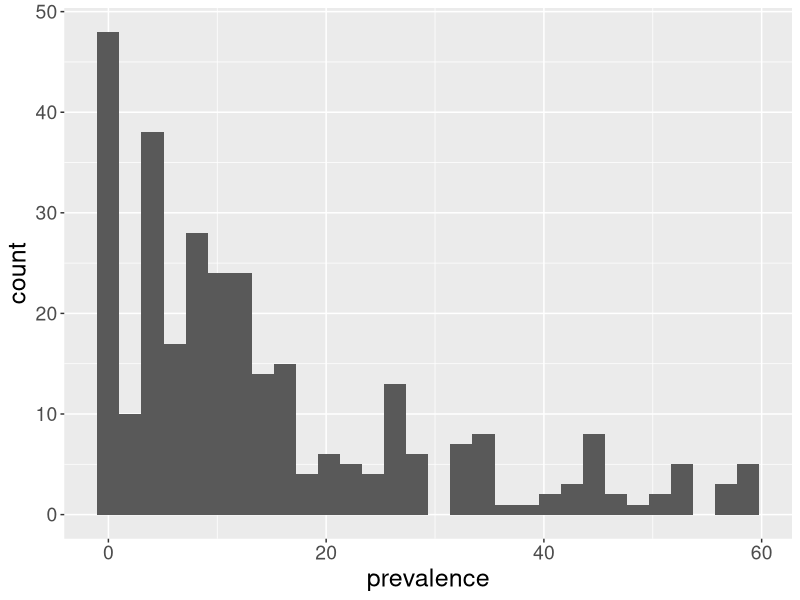
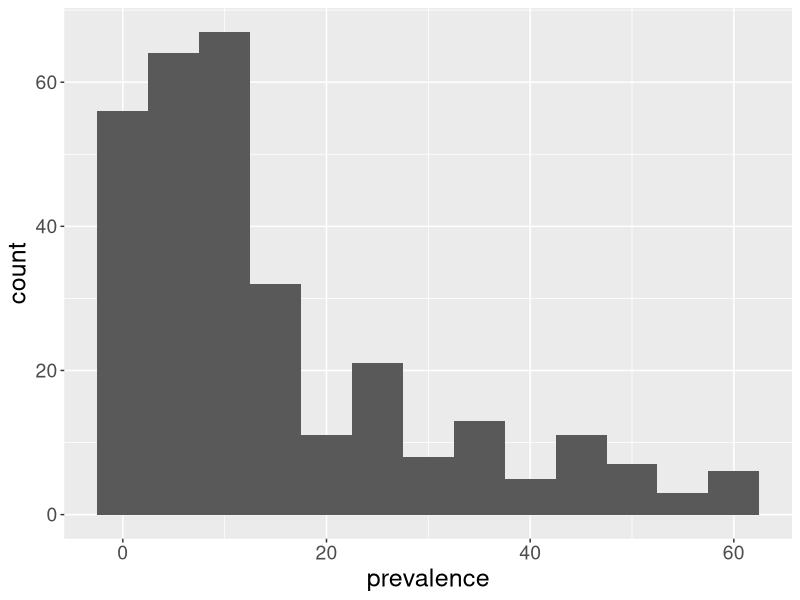
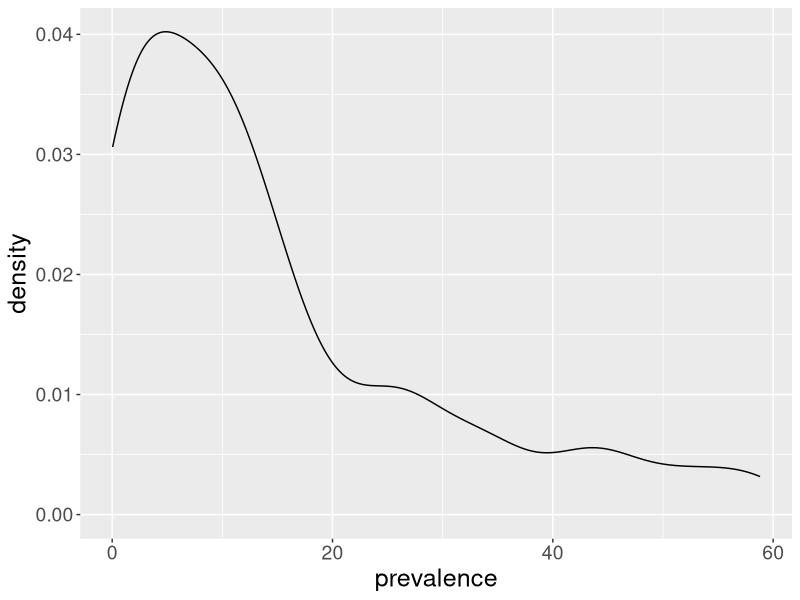
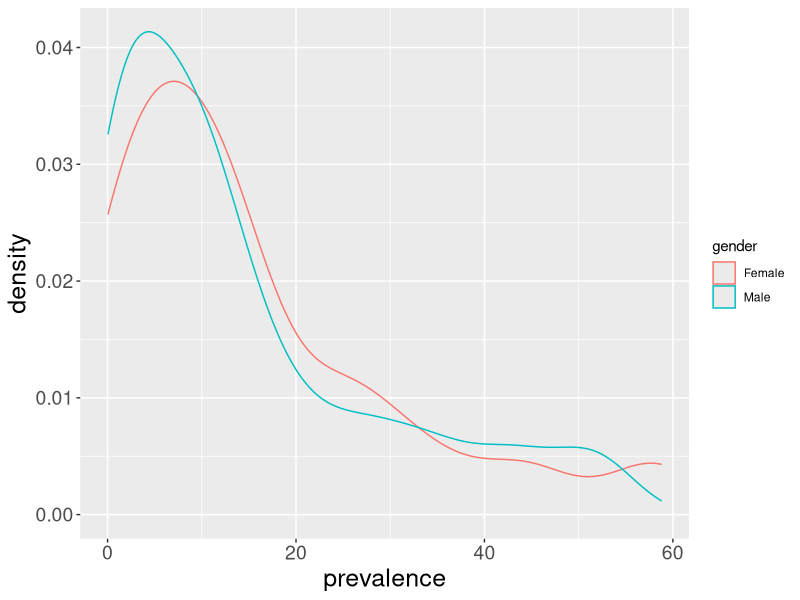
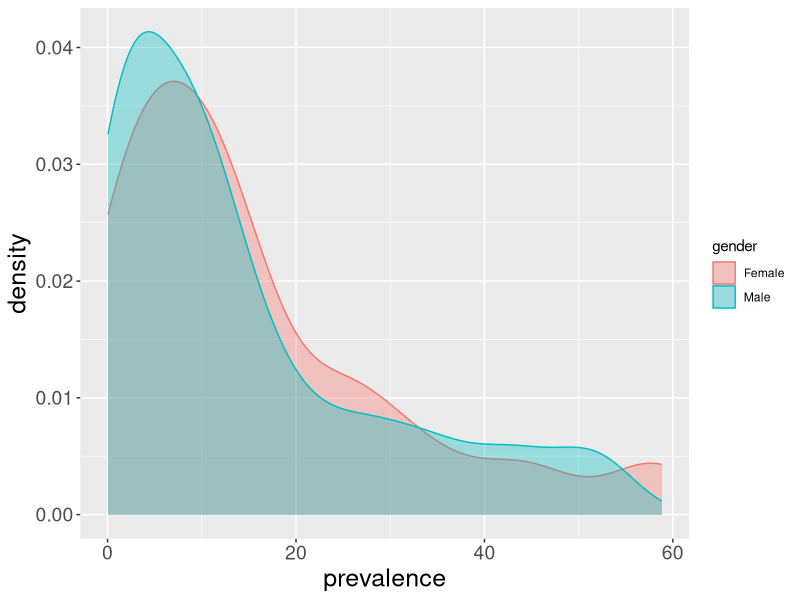
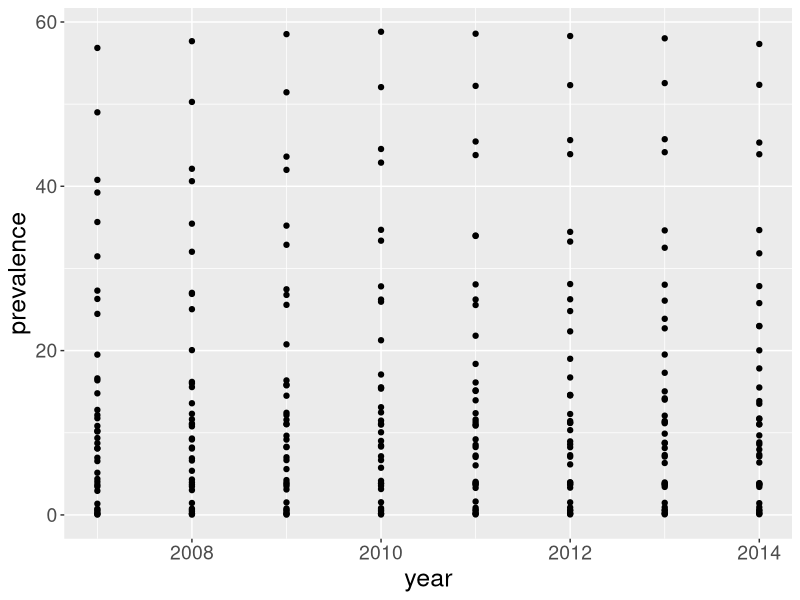
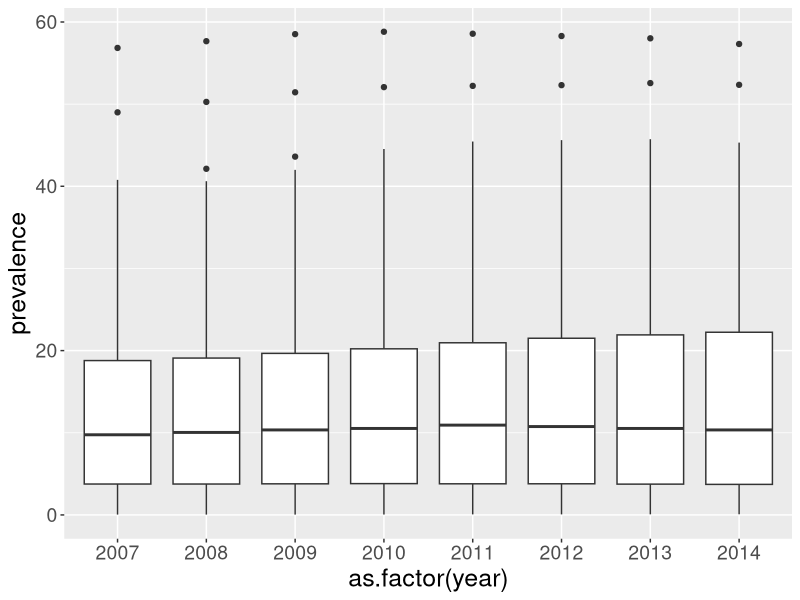
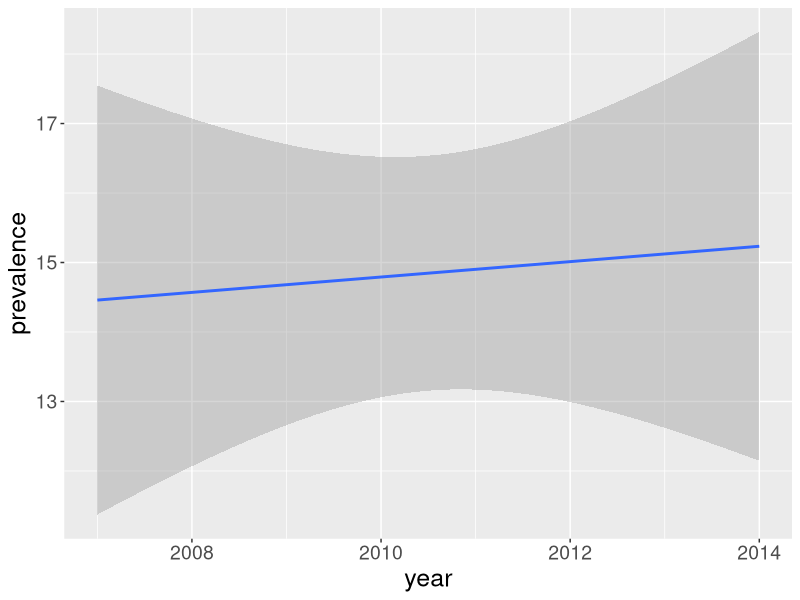

Write R code to recreate these figures, in order.
## ---- chunk 1
knitr::opts_chunk$set(echo = TRUE)
## ---- chunk 2
library(knitr)

ccdat <- read.csv("data/chronic-conditions.csv")

trim <- function (x) gsub("^\\s+|\\s+$", "", x)
ccdat$state <- trim(ccdat$state)

alldat <- ccdat[ccdat$age=="All" & ccdat$state=="National",]

ut.diabetes <- ccdat[ccdat$state=="Utah" &
                     ccdat$age=="All" & 
                     ccdat$chronicCondition=="Diabetes",]

kable(head(ccdat))
## ---- chunk 3
library(ggplot2)
ccdat <- read.csv("data/chronic-conditions.csv")

new.theme <- theme_update(axis.text = element_text(size=14),
                          axis.title=element_text(size=18))
trim <- function (x) gsub("^\\s+|\\s+$", "", x)
ccdat$state <- trim(ccdat$state)
ccdat$year <- as.numeric(ccdat$year)

alldat <- ccdat[ccdat$age=="All" & ccdat$state=="National",]

ggplot(alldat,aes(x=prevalence)) + geom_histogram()
## ---- chunk 4
ggplot(alldat,aes(x=prevalence)) + geom_histogram(binwidth=5)
## ---- chunk 5
ggplot(alldat,aes(x=prevalence)) + geom_density()
## ---- chunk 6
ggplot(alldat,aes(x=prevalence,color=gender)) + geom_density()
## ---- chunk 7
ggplot(alldat,aes(x=prevalence,color=gender,fill=gender)) + geom_density(alpha=0.35)
## ---- chunk 8
ggplot(alldat,aes(x=year,y=prevalence)) + geom_point()
## ---- chunk 9
ggplot(alldat,aes(x=as.factor(year),y=prevalence)) + geom_boxplot()
## ---- chunk 10
ggplot(alldat,aes(x=year,y=prevalence)) + geom_smooth(method=lm)
## ---- chunk 11
ggplot(alldat,aes(x=year,y=prevalence)) + geom_point() + geom_smooth(method=lm)
## ---- chunk 12
ggplot(alldat,aes(x=year,y=prevalence,color=chronicCondition)) + geom_point() + geom_line()
## ---- chunk 13
ut.diabetes <- ccdat[ccdat$state=="Utah" &
                     ccdat$age=="All" & 
                     ccdat$chronicCondition=="Diabetes",]

ggplot(ut.diabetes,aes(x=year,y=prevalence,fill=gender)) + geom_bar(stat="identity",position="dodge")
## ---- chunk 14
ggplot(ut.diabetes,aes(x=year,y=prevalence,color=gender)) + geom_line()
## ---- chunk 15
ggplot(alldat,aes(x=year,y=prevalence,color=chronicCondition)) + geom_point() + geom_line()
## ---- chunk 16
ggplot(alldat,aes(x=year,y=prevalence,color=chronicCondition)) + geom_point() + geom_line() + facet_wrap(~gender)
## ---- chunk 17
ggplot(alldat,aes(x=year,y=prevalence,color=gender)) + geom_point() + geom_line() + facet_wrap(~chronicCondition)
## ---- chunk 18
ggplot(alldat,aes(x=year,y=prevalence,color=gender)) + geom_point() + geom_line() + facet_grid(gender~chronicCondition)
